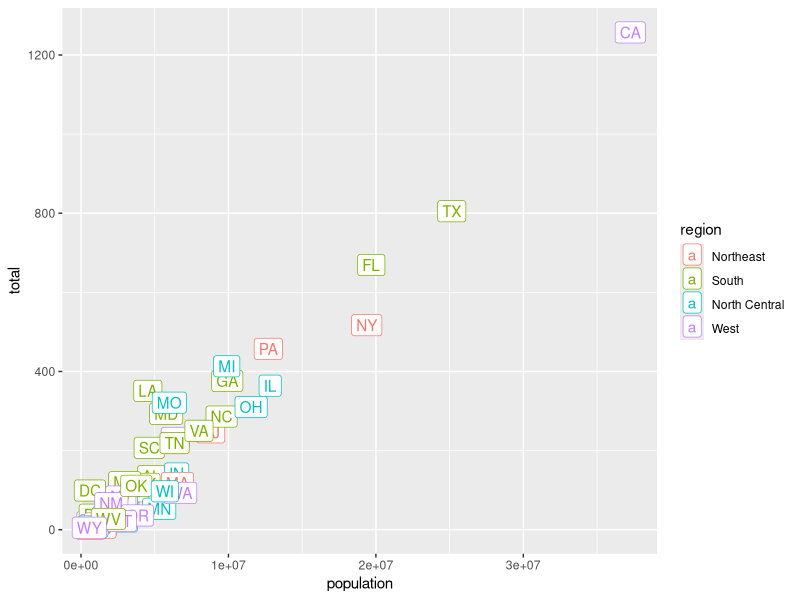
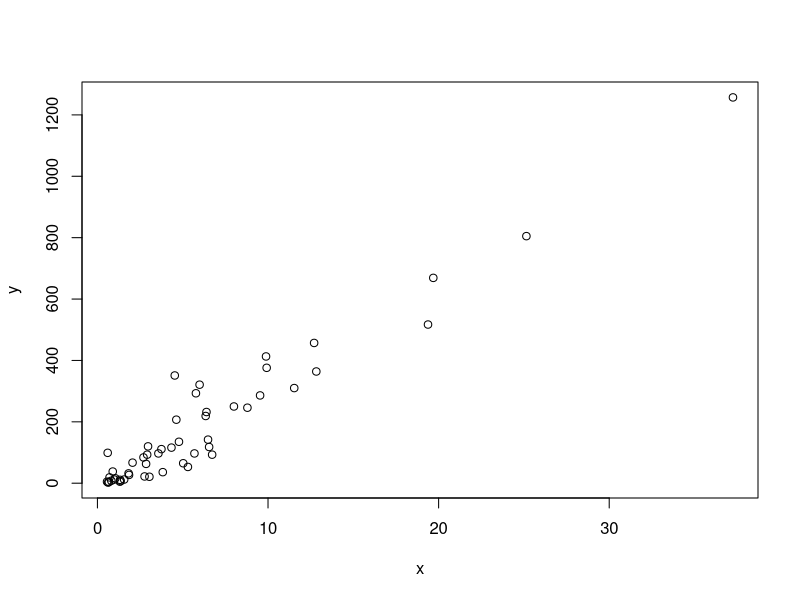
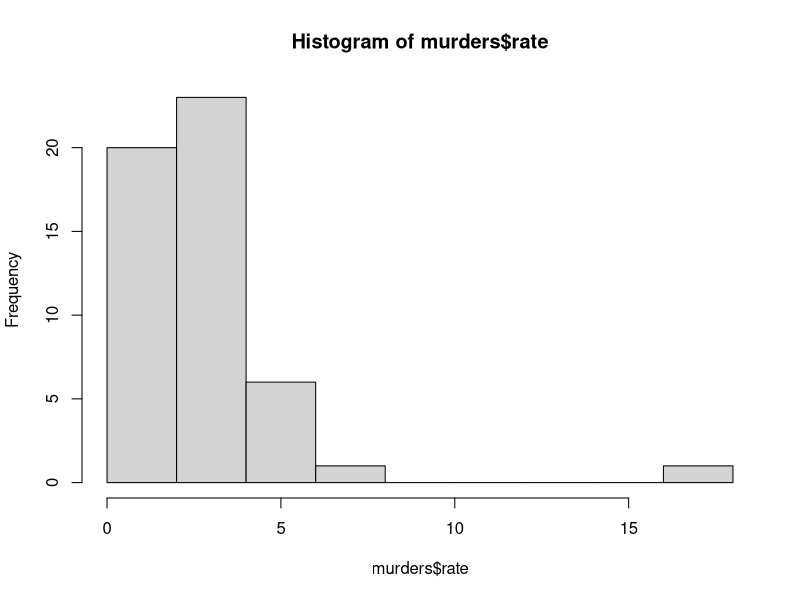
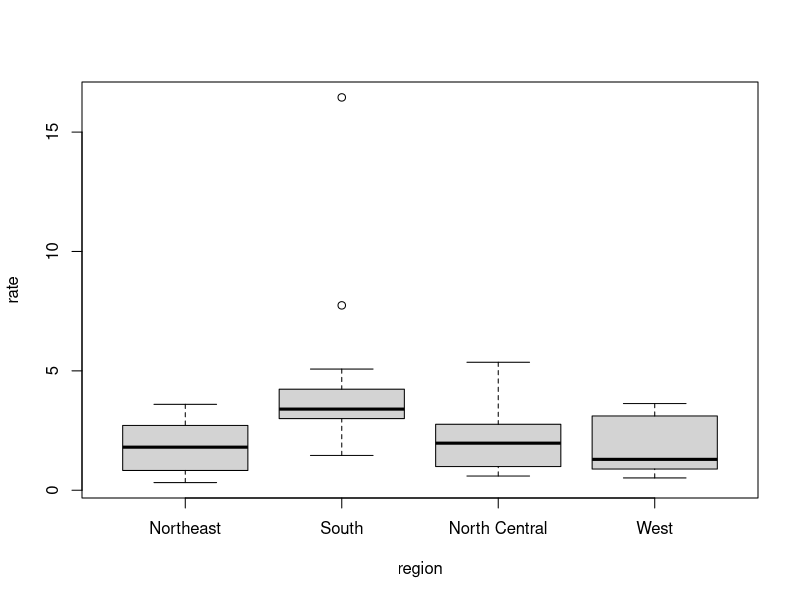
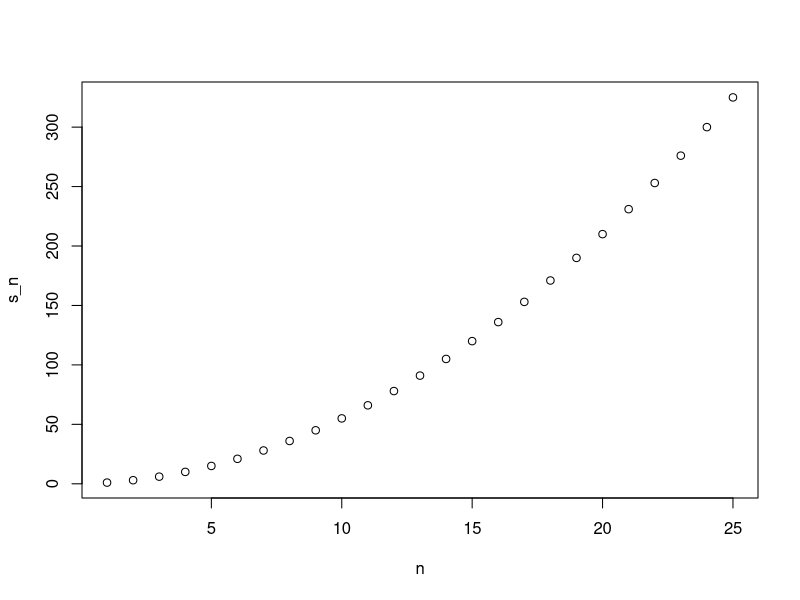
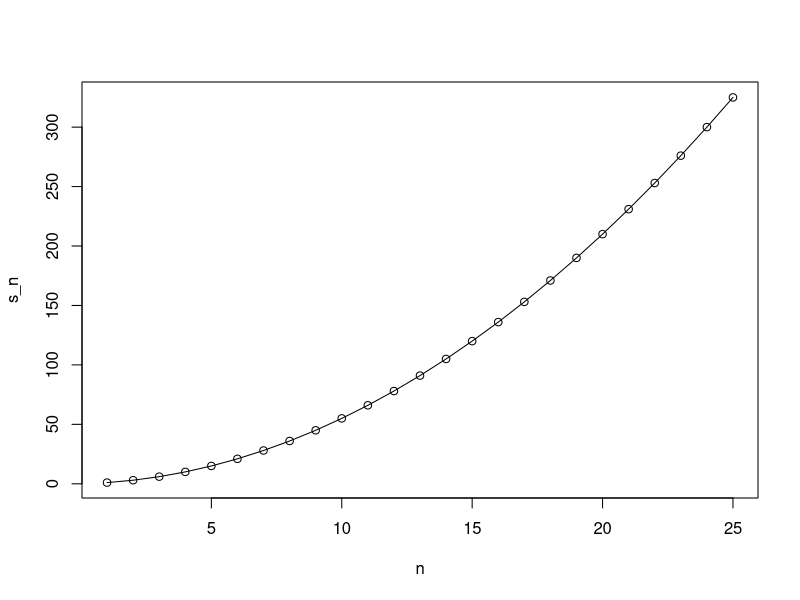

The R source for these figures, in order:
## ---- chunk 1

# installing the dslabs package
#install.packages("dslabs")
# loading the dslabs package into the R session
library(dslabs)
#installed.packages() # to see the list of all installed packages

library(tidyverse)
library(dslabs)
data(murders)

murders %>%
  ggplot(aes(population, total, label=abb, color=region)) +
  geom_label()

## ---- chunk 2
#Objects
# assigning values to variables
a <-1
b <-1
c <--1

# solving the quadratic equation
(-b + sqrt(b^2 - 4*a*c))/(2*a)
(-b - sqrt(b^2 - 4*a*c))/(2*a)

ls()

## ---- chunk 3

#usuallly need at least one argument
log(10)
#nested from inside out
log(exp(1))

#help 
# help(log)
# ?log
# help("+")
# ?"+"

#argument 
args(log)

2^3

Inf

# name have to start with letter no space 

## ---- chunk 4
# loading the dslabs package and the murders dataset
library(dslabs)
data(murders)

# determining that the murders dataset is of the "data frame" class
class(murders)
# finding out more about the structure of the object
str(murders)
# showing the first 6 lines of the dataset
head(murders)
# using the accessor operator to obtain the population column
#$ name as accessor 
murders$population
# displaying the variable names in the murders dataset
names(murders)
# determining how many entries are in a vector
pop <- murders$population
length(pop)
# vectors can be of class numeric and character
class(pop)
class(murders$state)

# logical vectors are either TRUE or FALSE
z <- 3 == 2
z
class(z)

# factors are another type of class
class(murders$region)
# obtaining the levels of a factor
levels(murders$region)

#factor for categorical data
## ---- chunk 5
# We may create vectors of class numeric or character with the concatenate function
codes <- c(380, 124, 818)
country <- c("italy", "canada", "egypt")

# We can also name the elements of a numeric vector
# Note that the two lines of code below have the same result
codes <- c(italy = 380, canada = 124, egypt = 818)
codes <- c("italy" = 380, "canada" = 124, "egypt" = 818)

# We can also name the elements of a numeric vector using the names() function
codes <- c(380, 124, 818)
country <- c("italy","canada","egypt")
names(codes) <- country

# Using square brackets is useful for subsetting to access specific elements of a vector
codes[2]
codes[c(1,3)]
codes[1:2]

# If the entries of a vector are named, they may be accessed by referring to their name
codes["canada"]
codes[c("egypt","italy")]

#Vector Coercion

x <- c(1, "canada", 3)
x <- 1:5
y <- as.character(x)
as.numeric(y)

#NA
x <- c("1", "b", "3")
as.numeric(x)

## ---- chunk 6
library(dslabs)
data(murders)
sort(murders$total)

x <- c(31, 4, 15, 92, 65)
x
sort(x)    # puts elements in order

index <- order(x)    # returns index that will put x in order
x[index]    # rearranging by this index puts elements in order
order(x)

murders$state[1:10]
murders$abb[1:10]

index <- order(murders$total)
murders$abb[index]    # order abbreviations by total murders

max(murders$total)    # highest number of total murders
i_max <- which.max(murders$total)    # index with highest number of murders
murders$state[i_max]    # state name with highest number of total murders

x <- c(31, 4, 15, 92, 65)
x
rank(x)    # returns ranks (smallest to largest)

## ---- chunk 7

# The name of the state with the maximum population is found by doing the following
murders$state[which.max(murders$population)]

# how to obtain the murder rate
murder_rate <- murders$total / murders$population * 100000

# ordering the states by murder rate, in decreasing order
murders$state[order(murder_rate, decreasing=TRUE)]

## ---- chunk 8

# defining murder rate as before
murder_rate <- murders$total / murders$population * 100000
# creating a logical vector that specifies if the murder rate in that state is less than or equal to 0.71
index <- murder_rate <= 0.71
# determining which states have murder rates less than or equal to 0.71
murders$state[index]
# calculating how many states have a murder rate less than or equal to 0.71
sum(index)

# creating the two logical vectors representing our conditions
west <- murders$region == "West"
safe <- murder_rate <= 1
# defining an index and identifying states with both conditions true
index <- safe & west
murders$state[index]

## ---- chunk 9
###Indexing Functions
x <- c(FALSE, TRUE, FALSE, TRUE, TRUE, FALSE)
which(x)    # returns indices that are TRUE

# to determine the murder rate in Massachusetts we may do the following
index <- which(murders$state == "Massachusetts")
index

murder_rate[index]

# to obtain the indices and subsequent murder rates of New York, Florida, Texas, we do:
index <- match(c("New York", "Florida", "Texas"), murders$state)
index
murders$state[index]
murder_rate[index]

# in operation 
x <- c("a", "b", "c", "d", "e")
y <- c("a", "d", "f")
y %in% x

# to see if Boston, Dakota, and Washington are states
c("Boston", "Dakota", "Washington") %in% murders$state

#Assessment 3.1
#3.1: Q1

which(murders$state == "Massachusetts")

a <- c("Massachusetts") %in% murders$state
a

#3.1: Q2

# !ind %in% murders$state


## ---- chunk 10

# installing and loading the dplyr package
#install.packages("dplyr")
library(dplyr)

# adding a column with mutate
library(dslabs)
data("murders")
murders <- mutate(murders, rate = total / population * 100000)
head(murders)

# subsetting with filter
filter(murders, rate <= 0.71)

# selecting columns with select
new_table <- select(murders, state, region, rate)

# using the pipe operatior 
murders %>% select(state, region, rate) %>% filter(rate <= 0.71)

## ---- chunk 11
# creating a data frame with stringAsFactors = FALSE
grades <- data.frame(names = c("John", "Juan", "Jean", "Yao"), 
                     exam_1 = c(95, 80, 90, 85), 
                     exam_2 = c(90, 85, 85, 90),
                     stringsAsFactors = FALSE)
class(grades$names)

#Assessment 3.2
#3.2: Q1

filter(murders, region == "Northeast")

murders %>% filter(region == "Northeast")


## ---- chunk 12
library(dplyr)
library(dslabs)
data("murders")

# a simple scatterplot of total murders versus population
x <- murders$population /10^6
y <- murders$total
plot(x, y)

# a histogram of murder rates
murders <- mutate(murders, rate = total / population * 100000)
hist(murders$rate)

murders$state[which.max(murders$rate)]

# boxplots of murder rates by region
boxplot(rate~region, data = murders)

## ---- chunk 13
library(tidyverse)
library(dplyr)
library(dslabs)
data(murders)
murders <- mutate(murders, rate = total / population * 10^5)

# minimum, median, and maximum murder rate for the states in the West region
s <- murders %>% 
  filter(region == "West") %>%
  summarize(minimum = min(rate), 
            median = median(rate), 
            maximum = max(rate))
s

# accessing the components with the accessor $
s$median
s$maximum

# average rate unadjusted by population size
mean(murders$rate)

# average rate adjusted by population size
us_murder_rate <- murders %>% 
  summarize(rate = sum(total) / sum(population) * 10^5)
us_murder_rate

## ---- chunk 14
library(tidyverse)
library(dplyr)
library(dslabs)
data(murders)
murders <- mutate(murders, rate = total / population * 10^5)

# minimum, median, and maximum murder rate for the states in the West region using quantile
# note that this returns a vector
murders %>% 
  filter(region == "West") %>%
  summarize(range = quantile(rate, c(0, 0.5, 1)))

# returning minimum, median, and maximum as a data frame
my_quantile <- function(x){
  r <-  quantile(x, c(0, 0.5, 1))
  data.frame(minimum = r[1], median = r[2], maximum = r[3]) 
}

murders %>% 
  filter(region == "West") %>%
  summarize(my_quantile(rate))

## ---- chunk 15
library(tidyverse)
library(dplyr)
library(dslabs)
data(murders)
murders <- mutate(murders, rate = total / population * 10^5)

# average rate adjusted by population size
us_murder_rate <- murders %>% 
  summarize(rate = sum(total) / sum(population) * 10^5)
us_murder_rate

# us_murder_rate is stored as a data frame
class(us_murder_rate)

# the pull function can return it as a numeric value
us_murder_rate %>% pull(rate)

# using pull to save the number directly
us_murder_rate <- murders %>% 
  summarize(rate = sum(total) / sum(population) * 10^5) %>%
  pull(rate)
us_murder_rate

# us_murder_rate is now stored as a number
class(us_murder_rate)

## ---- chunk 16
library(tidyverse)
library(dplyr)
library(dslabs)
data(murders)
murders <- mutate(murders, rate = total / population * 10^5)

# average rate adjusted by population size
us_murder_rate <- murders %>% 
  summarize(rate = sum(total) / sum(population) * 10^5)
us_murder_rate

# using the dot to access the rate
us_murder_rate <- murders %>% 
  summarize(rate = sum(total) / sum(population) * 10^5) %>%
  .$rate
us_murder_rate
class(us_murder_rate)

## ---- chunk 17

library(tidyverse)
library(dplyr)
library(dslabs)
data(murders)
murders <- mutate(murders, rate = total / population * 10^5)

# group by region
murders %>% group_by(region)

# summarize after grouping
murders %>% 
  group_by(region) %>%
  summarize(median = median(rate))

## ---- chunk 18
library(tidyverse)
library(dplyr)
library(dslabs)
data(murders)
murders <- mutate(murders, rate = total / population * 10^5)

# order the states by population size
murders %>% arrange(population) %>% head()

# order the states by murder rate - the default is ascending order
murders %>% arrange(rate) %>% head()

# order the states by murder rate in descending order
murders %>% arrange(desc(rate)) %>% head()

# order the states by region and then by murder rate within region
murders %>% arrange(region, rate) %>% head()

# return the top 10 states by murder rate
murders %>% top_n(10, rate)

# return the top 10 states ranked by murder rate, sorted by murder rate
murders %>% arrange(desc(rate)) %>% top_n(10)
## ---- chunk 19

# install the data.table package before you use it!
#install.packages("data.table")

# load data.table package
library(data.table)

# load other packages and datasets
library(tidyverse)
library(dplyr)
library(dslabs)
data(murders)

# convert the data frame into a data.table object
murders <- setDT(murders)

# selecting in dplyr
select(murders, state, region)

# selecting in data.table - 2 methods
murders[, c("state", "region")] |> head()
murders[, .(state, region)] |> head()

# adding or changing a column in dplyr
murders <- mutate(murders, rate = total / population * 10^5)

# adding or changing a column in data.table
murders[, rate := total / population * 100000]
head(murders)
murders[, ":="(rate = total / population * 100000, rank = rank(population))]

# y is referring to x and := changes by reference
x <- data.table(a = 1)
y <- x

x[,a := 2]
y

y[,a := 1]
x

# use copy to make an actual copy
x <- data.table(a = 1)
y <- copy(x)
x[,a := 2]
y

## ---- chunk 20

# load packages and prepare the data
library(tidyverse)
library(dplyr)
library(dslabs)
data(murders)
library(data.table)
murders <- setDT(murders)
murders <- mutate(murders, rate = total / population * 10^5)
murders[, rate := total / population * 100000]

# subsetting in dplyr
filter(murders, rate <= 0.7)

# subsetting in data.table
murders[rate <= 0.7]

# combining filter and select in data.table
murders[rate <= 0.7, .(state, rate)]

# combining filter and select in dplyr
murders %>% filter(rate <= 0.7) %>% select(state, rate)

## ---- chunk 21
# load packages and prepare the data - heights dataset
library(tidyverse)
library(dplyr)
library(dslabs)
data(heights)
heights <- setDT(heights)

# summarizing in dplyr
s <- heights %>% 
  summarize(average = mean(height), standard_deviation = sd(height))
  
# summarizing in data.table
s <- heights[, .(average = mean(height), standard_deviation = sd(height))]

# subsetting and then summarizing in dplyr
s <- heights %>% 
  filter(sex == "Female") %>%
  summarize(average = mean(height), standard_deviation = sd(height))
  
# subsetting and then summarizing in data.table
s <- heights[sex == "Female", .(average = mean(height), standard_deviation = sd(height))]

# previously defined function
median_min_max <- function(x){
  qs <- quantile(x, c(0.5, 0, 1))
  data.frame(median = qs[1], minimum = qs[2], maximum = qs[3])
}

# multiple summaries in data.table
heights[, .(median_min_max(height))]

# grouping then summarizing in data.table
heights[, .(average = mean(height), standard_deviation = sd(height)), by = sex]
## ---- chunk 22
# load packages and datasets and prepare the data
library(tidyverse)
library(dplyr)
library(data.table)
library(dslabs)
data(murders)
murders <- setDT(murders)
murders[, rate := total / population * 100000]

# order by population
murders[order(population)] |> head()

# order by population in descending order
murders[order(population, decreasing = TRUE)] 

# order by region and then murder rate
murders[order(region, rate)]

## ---- chunk 23
# view the dataset
murders %>% group_by(region)

# see the class
murders %>% group_by(region) %>% class()

# compare the print output of a regular data frame to a tibble
gapminder
as_tibble(gapminder)

# compare subsetting a regular data frame and a tibble
class(murders[,1])
class(as_tibble(murders)[,1])

# access a column vector not as a tibble using $
class(as_tibble(murders)$state)

# compare what happens when accessing a column that doesn't exist in a regular data frame to in a tibble
murders$State
as_tibble(murders)$State

# create a tibble
tibble(id = c(1, 2, 3), func = c(mean, median, sd))

## ---- chunk 24
# an example showing the general structure of an if-else statement
a <- 0
if(a!=0){
  print(1/a)
} else{
  print("No reciprocal for 0.")
}

# an example that tells us which states, if any, have a murder rate less than 0.5
library(dslabs)
data(murders)
murder_rate <- murders$total / murders$population*100000
ind <- which.min(murder_rate)
if(murder_rate[ind] < 0.5){
  print(murders$state[ind]) 
} else{
  print("No state has murder rate that low")
}

# changing the condition to < 0.25 changes the result
if(murder_rate[ind] < 0.25){
  print(murders$state[ind]) 
} else{
  print("No state has a murder rate that low.")
}

# the ifelse() function works similarly to an if-else conditional
a <- 0
ifelse(a > 0, 1/a, NA)

# the ifelse() function is particularly useful on vectors
a <- c(0,1,2,-4,5)
result <- ifelse(a > 0, 1/a, NA)

# the ifelse() function is also helpful for replacing missing values
data(na_example)
no_nas <- ifelse(is.na(na_example), 0, na_example) 
sum(is.na(no_nas))

# the any() and all() functions evaluate logical vectors
z <- c(TRUE, TRUE, FALSE)
any(z)
all(z)

## ---- chunk 25
# example of defining a function to compute the average of a vector x
avg <- function(x){
  s <- sum(x)
  n <- length(x)
  s/n
}

# we see that the above function and the pre-built R mean() function are identical
x <- 1:100
identical(mean(x), avg(x))

# variables inside a function are not defined in the workspace
s <- 3
avg(1:10)
s

# the general form of a function
#my_function <- function(VARIABLE_NAME){
  #perform operations on VARIABLE_NAME and calculate VALUE
  #VALUE
#}

# functions can have multiple arguments as well as default values
avg <- function(x, arithmetic = TRUE){
  n <- length(x)
  ifelse(arithmetic, sum(x)/n, prod(x)^(1/n))
}

## ---- chunk 26
#4.1: Q1
n <- 4
ifelse(n > 10, n, "None")

n <- 13
ifelse(n > 10, n, "None")

#4.1: Q2

x <- 25
s <- 5

test <- function(x){
	s <- 1/x
}

## ---- chunk 27
# creating a function that computes the sum of integers 1 through n
compute_s_n <- function(n){
  x <- 1:n
  sum(x)
}
#example
compute_s_n (3)
compute_s_n (100)

# a very simple for-loop
for(i in 1:5){
  print(i)
}

# a for-loop for our summation
m <- 25
s_n <- vector(length = m) # create an empty vector
for(n in 1:m){
  s_n[n] <- compute_s_n(n)
}

# creating a plot for our summation function
n <- 1:m
plot(n, s_n)

# a table of values comparing our function to the summation formula
head(data.frame(s_n = s_n, formula = n*(n+1)/2))

# overlaying our function with the summation formula
plot(n, s_n)
lines(n, n*(n+1)/2)
## ---- chunk 28
##Useful instead of for loop 
##apply family 

#apply()
#sapply()
#tapply()
#mapply()

##others
#split()
#cut()
#quantile()
#reduce()
#identical()
#unique()
